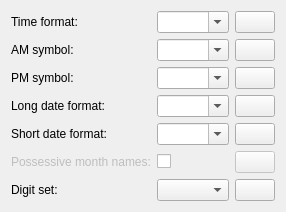
     <widget class="QWidget" name="m_tabDateTime">
      <attribute name="title">
       <string>Date &amp;&amp; Time</string>
      </attribute>
      <layout class="QFormLayout" name="formLayout_4">
       <property name="fieldGrowthPolicy">
        <enum>QFormLayout::ExpandingFieldsGrow</enum>
       </property>
       <item row="0" column="0">
        <widget class="QLabel" name="m_labelTimeFormat">
         <property name="toolTip">
          <string/>
         </property>
         <property name="whatsThis">
          <string/>
         </property>
         <property name="text">
          <string>Time format:</string>
         </property>
         <property name="buddy">
          <cstring>m_comboTimeFormat</cstring>
         </property>
        </widget>
       </item>
       <item row="0" column="1">
        <layout class="QHBoxLayout" name="horizontalLayout_17">
         <item>
          <widget class="KComboBox" name="m_comboTimeFormat">
           <property name="sizePolicy">
            <sizepolicy hsizetype="Expanding" vsizetype="Fixed">
             <horstretch>0</horstretch>
             <verstretch>0</verstretch>
            </sizepolicy>
           </property>
           <property name="toolTip">
            <string/>
           </property>
           <property name="whatsThis">
            <string/>
           </property>
           <property name="editable">
            <bool>true</bool>
           </property>
          </widget>
         </item>
         <item>
          <widget class="KPushButton" name="m_buttonDefaultTimeFormat"/>
         </item>
        </layout>
       </item>
       <item row="1" column="0">
        <widget class="QLabel" name="m_labelAmSymbol">
         <property name="text">
          <string>AM symbol:</string>
         </property>
         <property name="buddy">
          <cstring>m_comboAmSymbol</cstring>
         </property>
        </widget>
       </item>
       <item row="1" column="1">
        <layout class="QHBoxLayout" name="horizontalLayout_18">
         <item>
          <widget class="KComboBox" name="m_comboAmSymbol">
           <property name="sizePolicy">
            <sizepolicy hsizetype="Expanding" vsizetype="Fixed">
             <horstretch>0</horstretch>
             <verstretch>0</verstretch>
            </sizepolicy>
           </property>
           <property name="editable">
            <bool>true</bool>
           </property>
          </widget>
         </item>
         <item>
          <widget class="KPushButton" name="m_buttonDefaultAmSymbol"/>
         </item>
        </layout>
       </item>
       <item row="2" column="0">
        <widget class="QLabel" name="m_labelPmSymbol">
         <property name="text">
          <string>PM symbol:</string>
         </property>
         <property name="buddy">
          <cstring>m_comboPmSymbol</cstring>
         </property>
        </widget>
       </item>
       <item row="2" column="1">
        <layout class="QHBoxLayout" name="horizontalLayout_19">
         <item>
          <widget class="KComboBox" name="m_comboPmSymbol">
           <property name="sizePolicy">
            <sizepolicy hsizetype="Expanding" vsizetype="Fixed">
             <horstretch>0</horstretch>
             <verstretch>0</verstretch>
            </sizepolicy>
           </property>
           <property name="editable">
            <bool>true</bool>
           </property>
          </widget>
         </item>
         <item>
          <widget class="KPushButton" name="m_buttonDefaultPmSymbol"/>
         </item>
        </layout>
       </item>
       <item row="3" column="0">
        <widget class="QLabel" name="m_labelDateFormat">
         <property name="toolTip">
          <string/>
         </property>
         <property name="whatsThis">
          <string/>
         </property>
         <property name="text">
          <string>Long date format:</string>
         </property>
         <property name="buddy">
          <cstring>m_comboDateFormat</cstring>
         </property>
        </widget>
       </item>
       <item row="3" column="1">
        <layout class="QHBoxLayout" name="horizontalLayout_20">
         <item>
          <widget class="KComboBox" name="m_comboDateFormat">
           <property name="sizePolicy">
            <sizepolicy hsizetype="Expanding" vsizetype="Fixed">
             <horstretch>0</horstretch>
             <verstretch>0</verstretch>
            </sizepolicy>
           </property>
           <property name="toolTip">
            <string/>
           </property>
           <property name="whatsThis">
            <string/>
           </property>
           <property name="editable">
            <bool>true</bool>
           </property>
          </widget>
         </item>
         <item>
          <widget class="KPushButton" name="m_buttonDefaultDateFormat"/>
         </item>
        </layout>
       </item>
       <item row="4" column="0">
        <widget class="QLabel" name="m_labelShortDateFormat">
         <property name="toolTip">
          <string/>
         </property>
         <property name="whatsThis">
          <string/>
         </property>
         <property name="text">
          <string>Short date format:</string>
         </property>
         <property name="buddy">
          <cstring>m_comboShortDateFormat</cstring>
         </property>
        </widget>
       </item>
       <item row="4" column="1">
        <layout class="QHBoxLayout" name="horizontalLayout_21">
         <item>
          <widget class="KComboBox" name="m_comboShortDateFormat">
           <property name="sizePolicy">
            <sizepolicy hsizetype="Expanding" vsizetype="Fixed">
             <horstretch>0</horstretch>
             <verstretch>0</verstretch>
            </sizepolicy>
           </property>
           <property name="toolTip">
            <string/>
           </property>
           <property name="whatsThis">
            <string/>
           </property>
           <property name="editable">
            <bool>true</bool>
           </property>
          </widget>
         </item>
         <item>
          <widget class="KPushButton" name="m_buttonDefaultShortDateFormat"/>
         </item>
        </layout>
       </item>
       <item row="5" column="0">
        <widget class="QLabel" name="m_labelMonthNamePossessive">
         <property name="enabled">
          <bool>false</bool>
         </property>
         <property name="toolTip">
          <string/>
         </property>
         <property name="whatsThis">
          <string/>
         </property>
         <property name="text">
          <string>Possessive month names:</string>
         </property>
         <property name="buddy">
          <cstring>m_checkMonthNamePossessive</cstring>
         </property>
        </widget>
       </item>
       <item row="5" column="1">
        <layout class="QHBoxLayout" name="horizontalLayout_35">
         <item>
          <widget class="QCheckBox" name="m_checkMonthNamePossessive">
           <property name="sizePolicy">
            <sizepolicy hsizetype="Expanding" vsizetype="Fixed">
             <horstretch>0</horstretch>
             <verstretch>0</verstretch>
            </sizepolicy>
           </property>
           <property name="toolTip">
            <string/>
           </property>
           <property name="whatsThis">
            <string/>
           </property>
           <property name="text">
            <string/>
           </property>
          </widget>
         </item>
         <item>
          <widget class="KPushButton" name="m_buttonDefaultMonthNamePossessive">
           <property name="enabled">
            <bool>false</bool>
           </property>
          </widget>
         </item>
        </layout>
       </item>
       <item row="6" column="0">
        <widget class="QLabel" name="m_labelDateTimeDigitSet">
         <property name="toolTip">
          <string/>
         </property>
         <property name="whatsThis">
          <string/>
         </property>
         <property name="text">
          <string>Digit set:</string>
         </property>
         <property name="buddy">
          <cstring>m_comboDateTimeDigitSet</cstring>
         </property>
        </widget>
       </item>
       <item row="6" column="1">
        <layout class="QHBoxLayout" name="horizontalLayout_30">
         <item>
          <widget class="KComboBox" name="m_comboDateTimeDigitSet">
           <property name="sizePolicy">
            <sizepolicy hsizetype="Expanding" vsizetype="Fixed">
             <horstretch>0</horstretch>
             <verstretch>0</verstretch>
            </sizepolicy>
           </property>
          </widget>
         </item>
         <item>
          <widget class="KPushButton" name="m_buttonDefaultDateTimeDigitSet"/>
         </item>
        </layout>
       </item>
      </layout>
     </widget>
